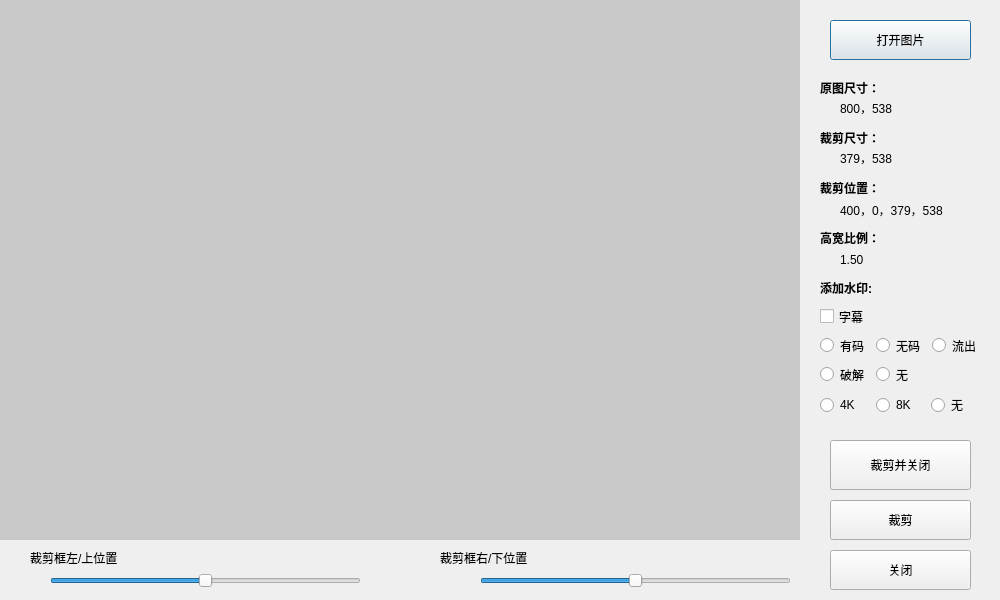
<?xml version="1.0" encoding="UTF-8"?>
<ui version="4.0">
 <class>Dialog_cut_poster</class>
 <widget class="QDialog" name="Dialog_cut_poster">
  <property name="geometry">
   <rect>
    <x>0</x>
    <y>0</y>
    <width>1000</width>
    <height>600</height>
   </rect>
  </property>
  <property name="windowTitle">
   <string>封面图片裁剪</string>
  </property>
  <widget class="QWidget" name="widget_cutimage" native="true">
   <property name="geometry">
    <rect>
     <x>0</x>
     <y>0</y>
     <width>800</width>
     <height>540</height>
    </rect>
   </property>
   <property name="autoFillBackground">
    <bool>false</bool>
   </property>
   <property name="styleSheet">
    <string notr="true">background-color: rgb(200, 200, 200);</string>
   </property>
   <widget class="QLabel" name="label_backgroud_pic">
    <property name="geometry">
     <rect>
      <x>0</x>
      <y>0</y>
      <width>800</width>
      <height>540</height>
     </rect>
    </property>
    <property name="text">
     <string/>
    </property>
    <property name="alignment">
     <set>Qt::AlignCenter</set>
    </property>
   </widget>
  </widget>
  <widget class="QWidget" name="widget" native="true">
   <property name="geometry">
    <rect>
     <x>800</x>
     <y>0</y>
     <width>200</width>
     <height>600</height>
    </rect>
   </property>
   <widget class="QLabel" name="label_2">
    <property name="geometry">
     <rect>
      <x>20</x>
      <y>280</y>
      <width>131</width>
      <height>16</height>
     </rect>
    </property>
    <property name="font">
     <font>
      <weight>75</weight>
      <bold>true</bold>
     </font>
    </property>
    <property name="text">
     <string>添加水印:</string>
    </property>
   </widget>
   <widget class="QPushButton" name="pushButton_open_pic">
    <property name="geometry">
     <rect>
      <x>30</x>
      <y>20</y>
      <width>141</width>
      <height>40</height>
     </rect>
    </property>
    <property name="text">
     <string>打开图片</string>
    </property>
   </widget>
   <widget class="QLabel" name="label_3">
    <property name="geometry">
     <rect>
      <x>20</x>
      <y>80</y>
      <width>131</width>
      <height>16</height>
     </rect>
    </property>
    <property name="font">
     <font>
      <weight>75</weight>
      <bold>true</bold>
     </font>
    </property>
    <property name="text">
     <string>原图尺寸：</string>
    </property>
   </widget>
   <widget class="QLabel" name="label">
    <property name="geometry">
     <rect>
      <x>20</x>
      <y>230</y>
      <width>59</width>
      <height>16</height>
     </rect>
    </property>
    <property name="font">
     <font>
      <weight>75</weight>
      <bold>true</bold>
     </font>
    </property>
    <property name="text">
     <string>高宽比例：1.5</string>
    </property>
   </widget>
   <widget class="QLabel" name="label_origin_size">
    <property name="geometry">
     <rect>
      <x>40</x>
      <y>100</y>
      <width>91</width>
      <height>16</height>
     </rect>
    </property>
    <property name="text">
     <string>800，538</string>
    </property>
   </widget>
   <widget class="QLabel" name="label_5">
    <property name="geometry">
     <rect>
      <x>20</x>
      <y>130</y>
      <width>131</width>
      <height>16</height>
     </rect>
    </property>
    <property name="font">
     <font>
      <weight>75</weight>
      <bold>true</bold>
     </font>
    </property>
    <property name="text">
     <string>裁剪尺寸：</string>
    </property>
   </widget>
   <widget class="QLabel" name="label_cut_size">
    <property name="geometry">
     <rect>
      <x>40</x>
      <y>150</y>
      <width>91</width>
      <height>16</height>
     </rect>
    </property>
    <property name="text">
     <string>379，538</string>
    </property>
   </widget>
   <widget class="QLabel" name="label_cut_postion">
    <property name="geometry">
     <rect>
      <x>40</x>
      <y>200</y>
      <width>131</width>
      <height>20</height>
     </rect>
    </property>
    <property name="text">
     <string>400，0，379，538</string>
    </property>
   </widget>
   <widget class="QLabel" name="label_7">
    <property name="geometry">
     <rect>
      <x>20</x>
      <y>180</y>
      <width>131</width>
      <height>16</height>
     </rect>
    </property>
    <property name="font">
     <font>
      <weight>75</weight>
      <bold>true</bold>
     </font>
    </property>
    <property name="text">
     <string>裁剪位置：</string>
    </property>
   </widget>
   <widget class="QLabel" name="label_cut_ratio">
    <property name="geometry">
     <rect>
      <x>40</x>
      <y>250</y>
      <width>111</width>
      <height>20</height>
     </rect>
    </property>
    <property name="text">
     <string>1.50</string>
    </property>
   </widget>
   <widget class="QPushButton" name="pushButton_cut_close">
    <property name="geometry">
     <rect>
      <x>30</x>
      <y>440</y>
      <width>141</width>
      <height>50</height>
     </rect>
    </property>
    <property name="text">
     <string>裁剪并关闭</string>
    </property>
   </widget>
   <widget class="QPushButton" name="pushButton_cut">
    <property name="geometry">
     <rect>
      <x>30</x>
      <y>500</y>
      <width>141</width>
      <height>40</height>
     </rect>
    </property>
    <property name="text">
     <string>裁剪</string>
    </property>
   </widget>
   <widget class="QPushButton" name="pushButton_close">
    <property name="geometry">
     <rect>
      <x>30</x>
      <y>550</y>
      <width>141</width>
      <height>40</height>
     </rect>
    </property>
    <property name="text">
     <string>关闭</string>
    </property>
   </widget>
   <widget class="QWidget" name="gridLayoutWidget">
    <property name="geometry">
     <rect>
      <x>20</x>
      <y>305</y>
      <width>162</width>
      <height>81</height>
     </rect>
    </property>
    <layout class="QGridLayout" name="gridLayout">
     <item row="2" column="1">
      <widget class="QRadioButton" name="radioButton_add_no">
       <property name="text">
        <string>无</string>
       </property>
      </widget>
     </item>
     <item row="1" column="1">
      <widget class="QRadioButton" name="radioButton_add_uncensored">
       <property name="text">
        <string>无码</string>
       </property>
      </widget>
     </item>
     <item row="1" column="0">
      <widget class="QRadioButton" name="radioButton_add_censored">
       <property name="text">
        <string>有码</string>
       </property>
      </widget>
     </item>
     <item row="1" column="2">
      <widget class="QRadioButton" name="radioButton_add_leak">
       <property name="text">
        <string>流出</string>
       </property>
      </widget>
     </item>
     <item row="2" column="0">
      <widget class="QRadioButton" name="radioButton_add_umr">
       <property name="text">
        <string>破解</string>
       </property>
      </widget>
     </item>
     <item row="0" column="0">
      <widget class="QCheckBox" name="checkBox_add_sub">
       <property name="text">
        <string>字幕</string>
       </property>
      </widget>
     </item>
    </layout>
   </widget>
   <widget class="QWidget" name="">
    <property name="geometry">
     <rect>
      <x>20</x>
      <y>390</y>
      <width>161</width>
      <height>31</height>
     </rect>
    </property>
    <layout class="QHBoxLayout" name="horizontalLayout">
     <item>
      <widget class="QRadioButton" name="radioButton_add_4k">
       <property name="text">
        <string>4K</string>
       </property>
      </widget>
     </item>
     <item>
      <widget class="QRadioButton" name="radioButton_add_8k">
       <property name="text">
        <string>8K</string>
       </property>
      </widget>
     </item>
     <item>
      <widget class="QRadioButton" name="radioButton_add_no_2">
       <property name="text">
        <string>无</string>
       </property>
      </widget>
     </item>
    </layout>
   </widget>
  </widget>
  <widget class="QWidget" name="widget_2" native="true">
   <property name="geometry">
    <rect>
     <x>0</x>
     <y>540</y>
     <width>800</width>
     <height>60</height>
    </rect>
   </property>
   <property name="styleSheet">
    <string notr="true"/>
   </property>
   <widget class="QPushButton" name="pushButton_to_cut_2">
    <property name="geometry">
     <rect>
      <x>30</x>
      <y>520</y>
      <width>141</width>
      <height>61</height>
     </rect>
    </property>
    <property name="text">
     <string>确定裁剪</string>
    </property>
   </widget>
   <widget class="QSlider" name="horizontalSlider_right">
    <property name="geometry">
     <rect>
      <x>480</x>
      <y>30</y>
      <width>311</width>
      <height>21</height>
     </rect>
    </property>
    <property name="maximum">
     <number>10000</number>
    </property>
    <property name="singleStep">
     <number>1</number>
    </property>
    <property name="value">
     <number>5000</number>
    </property>
    <property name="orientation">
     <enum>Qt::Horizontal</enum>
    </property>
   </widget>
   <widget class="QSlider" name="horizontalSlider_left">
    <property name="geometry">
     <rect>
      <x>50</x>
      <y>31</y>
      <width>311</width>
      <height>20</height>
     </rect>
    </property>
    <property name="maximum">
     <number>10000</number>
    </property>
    <property name="singleStep">
     <number>1</number>
    </property>
    <property name="value">
     <number>5000</number>
    </property>
    <property name="orientation">
     <enum>Qt::Horizontal</enum>
    </property>
   </widget>
   <widget class="QLabel" name="label_4">
    <property name="geometry">
     <rect>
      <x>30</x>
      <y>10</y>
      <width>141</width>
      <height>16</height>
     </rect>
    </property>
    <property name="text">
     <string>裁剪框左/上位置</string>
    </property>
   </widget>
   <widget class="QLabel" name="label_6">
    <property name="geometry">
     <rect>
      <x>440</x>
      <y>10</y>
      <width>131</width>
      <height>16</height>
     </rect>
    </property>
    <property name="text">
     <string>裁剪框右/下位置</string>
    </property>
   </widget>
   <zorder>pushButton_to_cut_2</zorder>
   <zorder>label_4</zorder>
   <zorder>label_6</zorder>
   <zorder>horizontalSlider_right</zorder>
   <zorder>horizontalSlider_left</zorder>
  </widget>
 </widget>
 <resources/>
 <connections/>
</ui>
